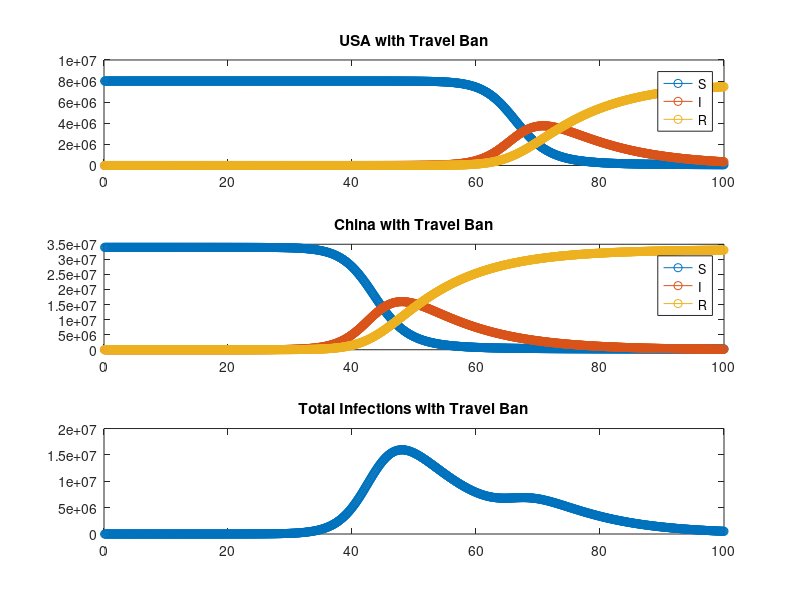

Reproduce this figure in MATLAB.
city1=[]; % the United States
city2=[]; % China
totalInfections=[];
N=[8004878 33975610]; % populations of USA and China respectively

%SIR model
S=[8004878 33975609]; 
I=[0 1];
R=[0 0];

%reproduction number a/b = 2.5
a=1/2;
b=1/10;
T=100; % with units days
dt=0.1;
clockmax=ceil(T/dt);

% exchange rates - percentage of population every day
e1=0.00000105845; % people traveling out of USA and going into China
e2=0.00000308686; % people traveling out of China and going into USA
for i = 1:clockmax
    t=i*dt;
    
    S=S-dt*a*S.*I./N;
    I=I+dt*(a*I.*S./N-b*I);
    R=R+dt*b*I;
    
    
    SS=S(1);
    II=I(1);
    RR=R(1);
    
    % showing a travel ban after 10 days
    if t < 10
        % updating the population of city one of people leaving and people
        % coming in 
        S(1)=S(1)+(-e1*S(1)+e2*S(2))*dt;
        I(1)=I(1)+(-e1*I(1)+e2*I(2))*dt;
        R(1)=R(1)+(-e1*R(1)+e2*R(2))*dt;

        % updating the population of city two of people leaving and people
        % coming in 
        S(2)=S(2)+(-e2*S(2)+e1*SS)*dt;
        I(2)=I(2)+(-e2*I(2)+e1*II)*dt;
        R(2)=R(2)+(-e2*R(2)+e1*RR)*dt;
    end
    
    population = S(1)+S(2)+I(1)+I(2)+R(1)+R(2);
    
    city1(i,:)=[t S(1) I(1) R(1)];
    city2(i,:)=[t S(2) I(2) R(2)];
    totalInfections(i,:)=[t I(1)+I(2)];
    
end
%set the figure window title
figure('Name','Travel restrictions implemented','NumberTitle','off') 
for j = 2:4
    subplot(3,1,1)
    plot (city1(:,1),city1(:,j),'-o');
    title ('USA with Travel Ban');
    hold on
end
legend('S', 'I', 'R');

for j = 2:4
    subplot(3,1,2)
    plot (city2(:,1),city2(:,j),'-o');
    title ('China with Travel Ban');
    hold on
end
legend('S', 'I', 'R');

subplot(3,1,3);
plot (totalInfections(:,1), totalInfections(:,2), '-o');
title ('Total Infections with Travel Ban'); 
hold on
